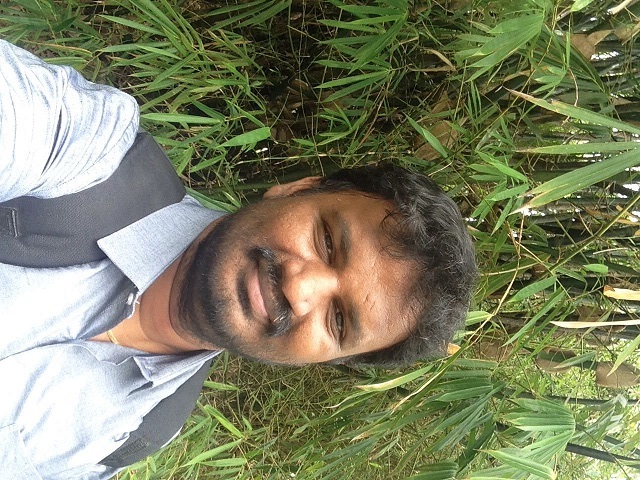
#> input picture myface.jpeg, 640 x 480 px
$ python sample7.py
#> lines starting #> are read from the running program, lines starting #| are printed output that depends on the picture; after the words box and inside, x2 and y2 are one past the last pixel; in counts of white or black regions, pixels touching at a corner belong together
import cv2
import numpy as np

img = cv2.imread("myface.jpeg")
#> img is the input picture: shape (480, 640, 3); mean B, G, R 99.6, 128.9, 126

print (img[10,300])
#| [12 22 22]
print (img[150, 20])
#| [255 255 255]
f = img[200:350, 250:400]
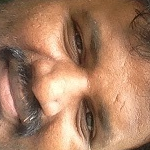
#> f: shape (150, 150, 3); mean B, G, R 97.8, 125.5, 168.6
img[0:150, 0:150] = f
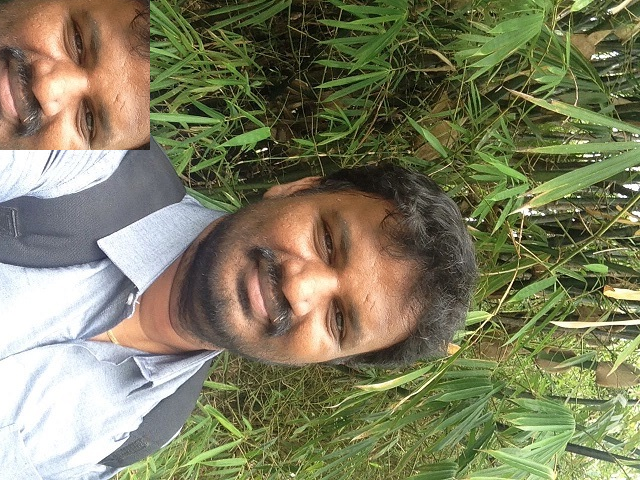
#> img: shape (480, 640, 3); 7.32% of pixels changed, all inside (x1, y1, x2, y2) = (0, 0, 150, 150)

cv2.imshow("face", img)
cv2.waitKey(0)
cv2.destroyAllWindows()
